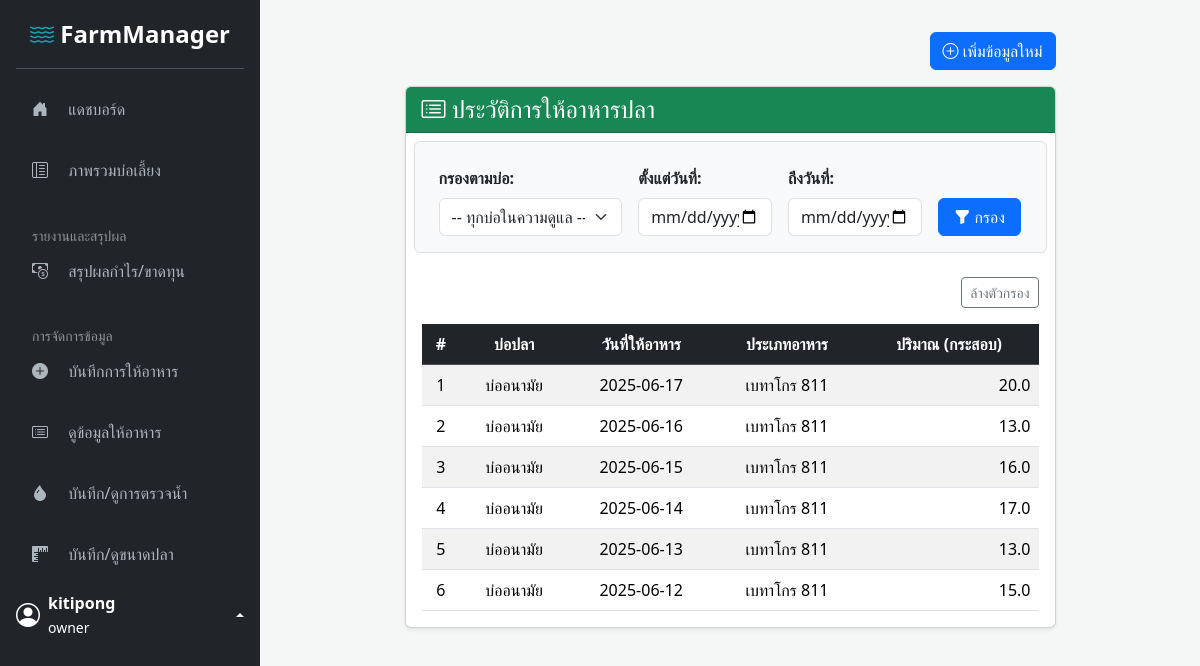
/view_feeding.php (signed in), run on an earlier commit of the app's database.
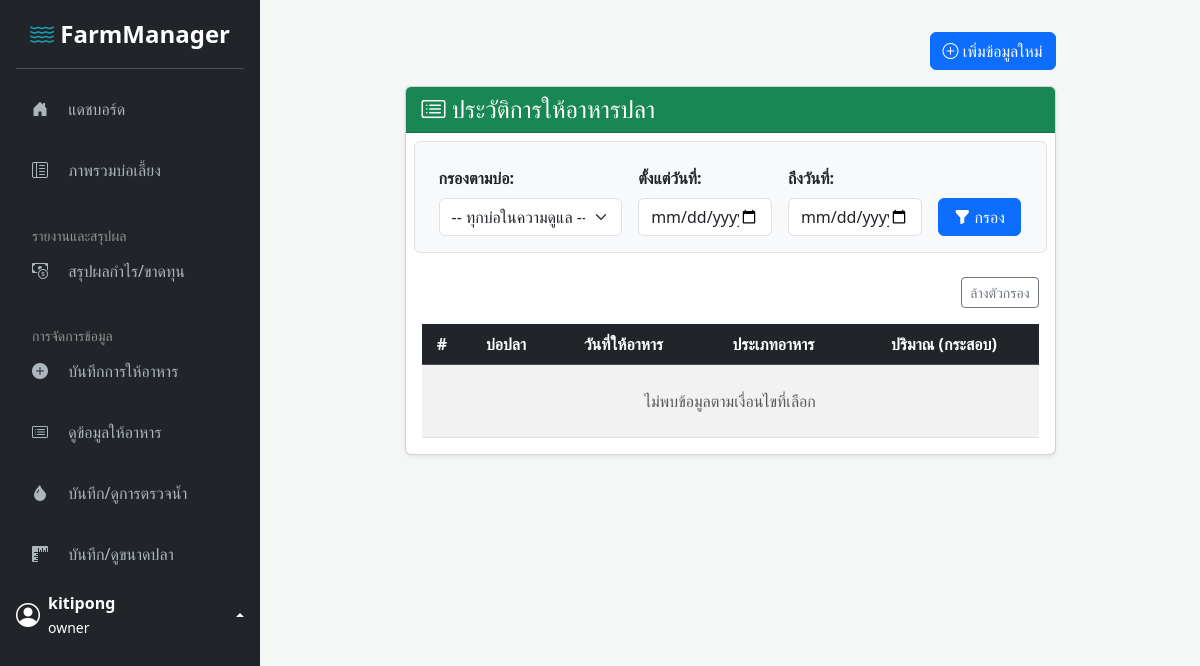
And on a later commit of the database.
### tables this page shows
CREATE TABLE `feeding_records` (
  `id` int(11) NOT NULL,
  `pond_id` int(11) NOT NULL,
  `feed_date` date NOT NULL,
  `feed_type` varchar(100) NOT NULL,
  `feed_amount_sacks` float NOT NULL
);

CREATE TABLE `ponds` (
  `id` int(11) NOT NULL,
  `name` varchar(100) NOT NULL,
  `size_rai` float NOT NULL
);

### view_feeding.php (the view, shortened to what this page needs)
<?php
include 'templates/sidebar_header.php';
$filter_start_date = $_GET['start_date'] ?? '';
$filter_end_date = $_GET['end_date'] ?? '';
$where_conditions = [];
$params = [];
if ($userRole === 'owner') {
    $owned_ponds = $_SESSION['owned_ponds'] ?? [];
    if (!empty($owned_ponds)) {
        $placeholders = implode(',', array_fill(0, count($owned_ponds), '?'));
        $where_conditions[] = "fr.pond_id IN ($placeholders)";
        $params = array_merge($params, array_values($owned_ponds));
    } else { $where_conditions[] = "1=0"; }
}
$where_sql = "";
if (!empty($where_conditions)) { $where_sql = "WHERE " . implode(" AND ", $where_conditions); }
$sql_records = "SELECT fr.*, p.name AS pond_name FROM feeding_records fr JOIN ponds p ON fr.pond_id = p.id $where_sql ORDER BY fr.feed_date DESC, fr.id DESC";
$stmt_records = $conn->prepare($sql_records);
$stmt_records->execute($params);
$records = $stmt_records->fetchAll(PDO::FETCH_ASSOC);
?>
<div class="row justify-content-center">
    <div class="col-lg-10 col-xl-9">
        <div class="d-flex justify-content-end mb-3">
            <a href="add_feeding.php" class="btn btn-primary"><i class="bi bi-plus-circle"></i> เพิ่มข้อมูลใหม่</a>
        </div>
        <div class="card shadow-sm mb-4">
            <div class="card-header bg-success text-white">
                <h4 class="mb-0"><i class="bi bi-card-list"></i> ประวัติการให้อาหารปลา</h4>
            </div>
            <div class="card-body">
                <form method="get" class="row gx-3 gy-2 align-items-center mb-4 p-3 bg-light rounded border">
                    <div class="col-sm-4">
                        <label for="pond_filter" class="form-label fw-bold">กรองตามบ่อ:</label>
                        <select name="pond_filter" id="pond_filter" class="form-select">
                            <option value="all">-- ทุกบ่อในความดูแล --</option>
                        </select>
                    </div>
                    <div class="col-sm-3">
                        <label for="start_date" class="form-label fw-bold">ตั้งแต่วันที่:</label>
                        <input type="date" name="start_date" id="start_date" class="form-control" value="<?= htmlspecialchars($filter_start_date) ?>">
                    </div>
                    <div class="col-sm-3">
                        <label for="end_date" class="form-label fw-bold">ถึงวันที่:</label>
                        <input type="date" name="end_date" id="end_date" class="form-control" value="<?= htmlspecialchars($filter_end_date) ?>">
                    </div>
                    <div class="col-sm-2 align-self-end">
                        <div class="d-grid">
                            <button type="submit" class="btn btn-primary"><i class="bi bi-funnel-fill"></i> กรอง</button>
                        </div>
                    </div>
                </form>
                <div class="text-end mb-3">
                    <a href="view_feeding.php" class="btn btn-outline-secondary btn-sm" title="ล้างค่าการกรอง">ล้างตัวกรอง</a>
                </div>
                <div class="table-responsive">
                    <table class="table table-striped table-hover mb-0">
                        <thead class="table-dark text-center">
                            <tr>
                                <th>#</th>
                                <th>บ่อปลา</th>
                                <th>วันที่ให้อาหาร</th>
                                <th>ประเภทอาหาร</th>
                                <th>ปริมาณ (กระสอบ)</th>
                            </tr>
                        </thead>
                        <tbody class="text-center">
                            <?php if (count($records) > 0): ?>
                                <?php foreach ($records as $index => $row): ?>
                                    <tr>
                                        <td><?= $index + 1 ?></td>
                                        <td><?= htmlspecialchars($row['pond_name']) ?></td>
                                        <td><?= htmlspecialchars($row['feed_date']) ?></td>
                                        <td><?= htmlspecialchars($row['feed_type']) ?></td>
                                        <td class="text-end"><?= htmlspecialchars(number_format($row['feed_amount_sacks'], 1)) ?></td>
                                    </tr>
                                <?php endforeach; ?>
                            <?php else: ?>
                                <tr>
                                    <td colspan="<?= $userRole === 'admin' ? '6' : '5' ?>" class="text-muted text-center p-4">ไม่พบข้อมูลตามเงื่อนไขที่เลือก</td>
                                </tr>
                            <?php endif; ?>
                        </tbody>
                    </table>
                </div>
            </div>
        </div>
    </div>
</div>
<?php
include 'templates/sidebar_footer.php';
?>

### templates/sidebar_header.php (shortened to what this page needs)
<?php
$username = $_SESSION['username'] ?? 'User';
$userRole = $_SESSION['role'] ?? 'user';
?>
<!DOCTYPE html>
<html lang="th">
<head>
    <link href="<?= BASE_URL ?>node_modules/bootstrap/dist/css/bootstrap.min.css" rel="stylesheet">
    <link href="<?= BASE_URL ?>assets/css/custom.css" rel="stylesheet">
    <link rel="stylesheet" href="https://cdn.jsdelivr.net/npm/bootstrap-icons@1.11.3/font/bootstrap-icons.min.css">
    </head>
<body>
<div class="sidebar">
    <div class="sidebar-header"><i class="bi bi-water"></i> FarmManager</div>
    <ul class="nav flex-column sidebar-nav">
        <li class="nav-item">
            <a class="nav-link" href="index.php"><i class="bi bi-house-door-fill"></i> แดชบอร์ด</a>
        </li>
        <?php
        $pond_view_link = 'view_ponds.php';
        if ($userRole === 'owner' && isset($_SESSION['owned_ponds']) && count($_SESSION['owned_ponds']) === 1) {
            $pond_view_link = 'pond_detail.php?id=' . $_SESSION['owned_ponds'][0];
        }?>
        <li class="nav-item">
            <a class="nav-link" href="<?= $pond_view_link ?>"><i class="bi bi-layout-text-sidebar-reverse"></i> ภาพรวมบ่อเลี้ยง</a>
        </li>
        <li class="nav-item mt-3"><small class="text-white-50 ps-3">รายงานและสรุปผล</small></li>
        <li class="nav-item"><a class="nav-link" href="profit_loss_report.php"><i class="bi bi-cash-coin"></i> สรุปผลกำไร/ขาดทุน</a></li>
        <li class="nav-item mt-3"><small class="text-white-50 ps-3">การจัดการข้อมูล</small></li>
        <li class="nav-item mt"><a class="nav-link" href="add_feeding.php"><i class="bi bi-plus-circle-fill"></i> บันทึกการให้อาหาร</a></li>
        <li class="nav-item"><a class="nav-link" href="view_feeding.php"><i class="bi bi-card-list"></i> ดูข้อมูลให้อาหาร</a></li>
        <li class="nav-item"><a class="nav-link" href="water_Q.php"><i class="bi bi-droplet-fill"></i> บันทึก/ดูการตรวจน้ำ</a></li>
        <li class="nav-item"><a class="nav-link" href="add_fish_size.php"><i class="bi bi-rulers"></i> บันทึก/ดูขนาดปลา</a></li>
    </ul>
    <div class="mt-auto">
        <div class="dropup">
            <a href="#" class="d-flex align-items-center text-white text-decoration-none dropdown-toggle" data-bs-toggle="dropdown" aria-expanded="false">
                <i class="bi bi-person-circle fs-4 me-2"></i>
                <div class="w-100">
                    <strong class="d-block"><?= htmlspecialchars($username) ?></strong>
                    <small><?= htmlspecialchars($userRole) ?></small>
                </div>
            </a>
        </div>
    </div>
</div>
<main class="main-content">

### templates/sidebar_footer.php (shortened to what this page needs)
</main> <script src="<?= BASE_URL ?>node_modules/bootstrap/dist/js/bootstrap.bundle.min.js"></script>
</body> </html>

### assets/css/custom.css (style rules this page uses)
:root { --primary-color: #0d6efd; --secondary-color: #6c757d; --sidebar-bg: #212529; --sidebar-link-color: #adb5bd; --sidebar-link-hover: #ffffff; --sidebar-link-active: #ffffff; }
body { background-color: #f4f7f6; min-height: 100vh; display: flex; }
.sidebar { width: 260px; background-color: var(--sidebar-bg); color: white; position: fixed; top: 0; left: 0; height: 100%; padding: 1rem; transition: all 0.3s; z-index: 100; overflow-y: auto; }
.sidebar .sidebar-header { font-size: 1.5rem; font-weight: bold; text-align: center; padding-bottom: 1rem; border-bottom: 1px solid #495057; margin-bottom: 1rem; }
.sidebar .sidebar-header i { color: #17a2b8; }
.sidebar-nav .nav-link { color: var(--sidebar-link-color); padding: 0.75rem 1rem; margin-bottom: 0.8rem; border-radius: 0.375rem; transition: background-color 0.2s, color 0.2s; }
.sidebar-nav .nav-link i { margin-right: 1rem; width: 20px; }
.main-content { margin-left: 260px; padding: 2rem; width: calc(100% - 260px); transition: all 0.3s; }

What changed in the data, as far as the page shows it:
removed feeding_records: pond.name "บ่ออนามัย", feed_date "2025-06-17", feed_type "เบทาโกร 811", feed_amount_sacks "20.0"
removed feeding_records: pond.name "บ่ออนามัย", feed_date "2025-06-16", feed_type "เบทาโกร 811", feed_amount_sacks "13.0"
removed feeding_records: pond.name "บ่ออนามัย", feed_date "2025-06-15", feed_type "เบทาโกร 811", feed_amount_sacks "16.0"
removed feeding_records: pond.name "บ่ออนามัย", feed_date "2025-06-14", feed_type "เบทาโกร 811", feed_amount_sacks "17.0"
removed feeding_records: pond.name "บ่ออนามัย", feed_date "2025-06-13", feed_type "เบทาโกร 811", feed_amount_sacks "13.0"
removed feeding_records: pond.name "บ่ออนามัย", feed_date "2025-06-12", feed_type "เบทาโกร 811", feed_amount_sacks "15.0"
Also different on the page:
text now shown: "ไม่พบข้อมูลตามเงื่อนไขที่เลือก"
